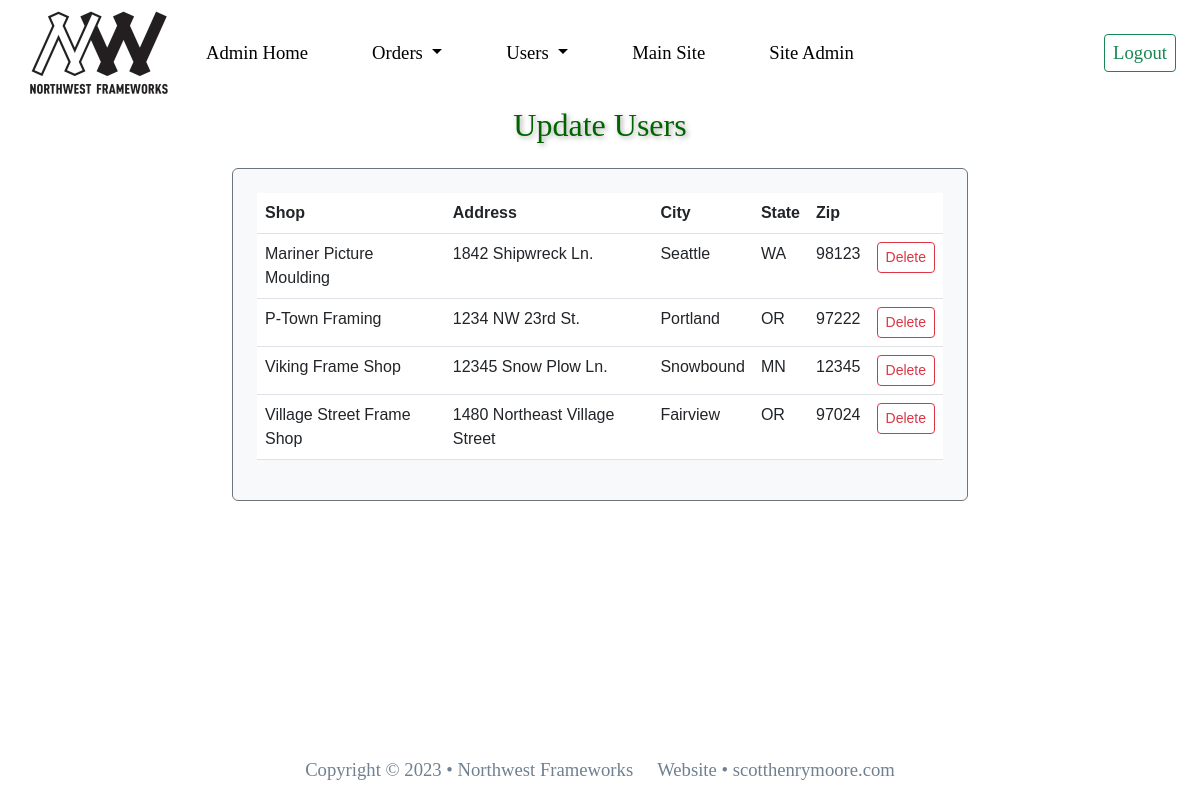
The page /update_user/ (signed in) on the database its author committed.
### nw_users_app/models.py (models this page shows, shortened)
class UserProfile(models.Model):
    user_name = models.ForeignKey(User, on_delete=models.CASCADE)
    first_name = models.CharField(max_length=30)
    last_name = models.CharField(max_length=30)
    phone_num = models.CharField(max_length=20)
    email = models.EmailField()
    shop_name = models.CharField(max_length=50)
    shop_address = models.CharField(max_length=50)
    shop_city = models.CharField(max_length=20)
    shop_state = models.CharField(max_length=20)
    shop_zipcode = models.CharField(max_length=15)
    website = models.URLField(blank=True)
    class Meta:
        ordering = ('shop_name',)

### nw_users_app/views.py (the view)
# urls.py: path('update_user/', views.update_user, name = 'update_user'),
@login_required
def update_user(request):
    shops = UserProfile.objects.all()
    context = { 'shops' : shops
    }
    return render(request, 'user/update_user.html', context)

### templates/user/update_user.html
{% extends 'base-admin.html' %} {% block content %}
<div class="container">
    <h2 class="text-center mb-4">Update Users</h2>
    <div class="row my-2 justify-content-center">
        <div class="col-md-8">
            <div class="table-responsive form-control rounded bg-light p-4 mb-2
                        border border-secondary">
                <table class="table">
                    <thead>
                        <tr class="bg-info bg-opacity-50">
                            <th scope="col">Shop</th>
                            <th scope="col">Address</th>
                            <th scope="col">City</th>
                            <th scope="col">State</th>
                            <th scope="col">Zip</th>
                            <th></th>
                        </tr>
                    </thead>
                    <tbody>
                        {% for shop in shops %}
                        <tr>
                            <td>{{ shop.shop_name }} </td>
                            <td>{{ shop.shop_address }}</td>
                            <td>{{ shop.shop_city }} </td>
                            <td>{{ shop.shop_state }} </td>
                            <td>{{ shop.shop_zipcode }}</td>
                            <td><a href="{% url 'delete_user' shop.id %}"
                                    class="btn btn-sm btn-outline-danger">Delete</a></td>
                        </tr>
                        {% endfor %}
                </table>
            </div>
        </div>
    </div>
</div>
{% endblock %}

### static/styles.css (style rules this page uses)
h2 { color:darkgreen; font-family:Cambria, Cochin, Georgia, Times, 'Times New Roman', serif; text-shadow: 2px 2px 5px darkgray; }
body { font-family:'Verdana, Segoe UI', Tahoma, Geneva, sans-serif; min-height: 100vh; display: flex; flex-direction: column; }

### rows shown on the page
UserProfile: shop_name "Mariner Picture Moulding", shop_address "1842 Shipwreck Ln.", shop_city "Seattle", shop_state "WA", shop_zipcode "98123"
UserProfile: shop_name "P-Town Framing", shop_address "1234 NW 23rd St.", shop_city "Portland", shop_state "OR", shop_zipcode "97222"
UserProfile: shop_name "Viking Frame Shop", shop_address "12345 Snow Plow Ln.", shop_city "Snowbound", shop_state "MN", shop_zipcode "12345"
UserProfile: shop_name "Village Street Frame Shop", shop_address "1480 Northeast Village Street", shop_city "Fairview", shop_state "OR", shop_zipcode "97024"
